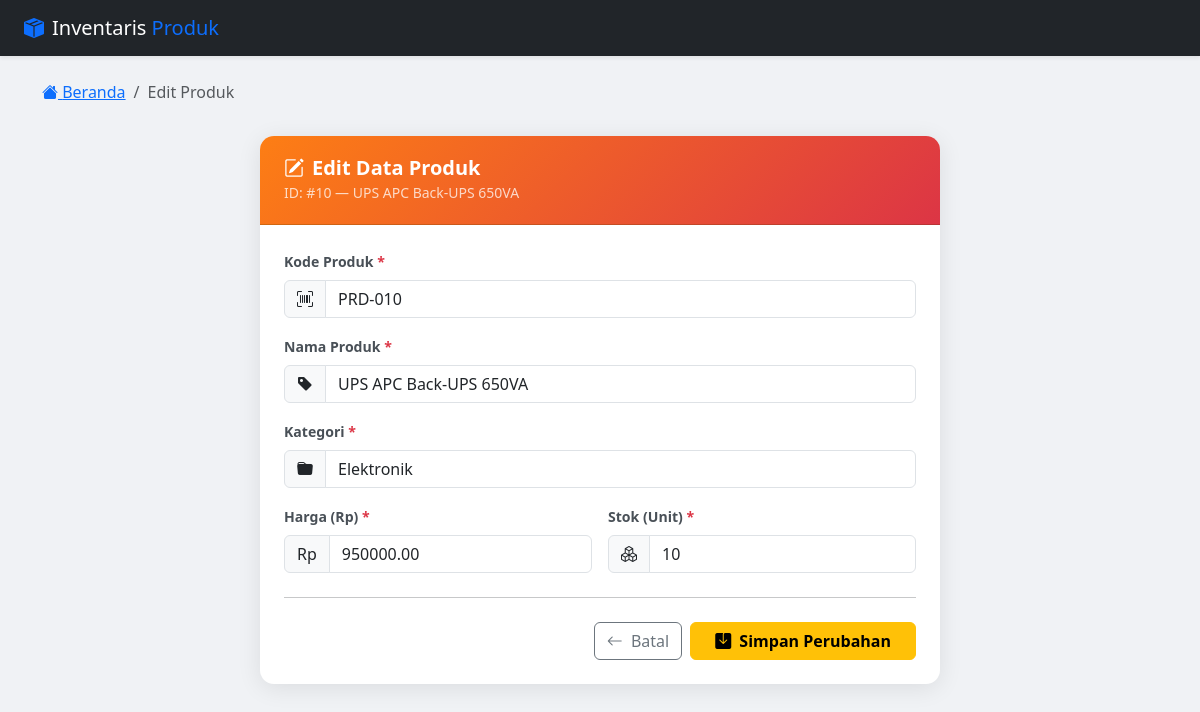
Screenshot of /Study_kasus/Codingan/edit.php?id=10 (signed in) with the database file from the repository.
### tables this page shows
CREATE TABLE produk (
    id          INT(11)         NOT NULL AUTO_INCREMENT,
    kode_produk VARCHAR(20)     NOT NULL UNIQUE,
    nama_produk VARCHAR(100)    NOT NULL,
    kategori    VARCHAR(50)     NOT NULL,
    harga       DECIMAL(15, 2)  NOT NULL DEFAULT 0.00,
    stok        INT(11)         NOT NULL DEFAULT 0,
    created_at  TIMESTAMP       NOT NULL DEFAULT CURRENT_TIMESTAMP,
    updated_at  TIMESTAMP       NOT NULL DEFAULT CURRENT_TIMESTAMP ON UPDATE CURRENT_TIMESTAMP,
    PRIMARY KEY (id)
);

### Study_kasus/Codingan/edit.php (the view, shortened to what this page needs)
<?php
require_once 'koneksi.php';
$id = filter_input(INPUT_GET, 'id', FILTER_VALIDATE_INT);
$errors  = [];
$produk  = null;
if ($produk === null) {
    $stmtGet = $koneksi->prepare("SELECT * FROM produk WHERE id = ? LIMIT 1");
    $stmtGet->bind_param('i', $id);
    $stmtGet->execute();
    $result = $stmtGet->get_result();
    $produk = $result->fetch_assoc();
}
?>
<!DOCTYPE html>
<html lang="id">
<head>
    <link href="https://cdn.jsdelivr.net/npm/bootstrap@5.3.3/dist/css/bootstrap.min.css" rel="stylesheet">
    <link href="https://cdn.jsdelivr.net/npm/bootstrap-icons@1.11.3/font/bootstrap-icons.min.css" rel="stylesheet">
</head>
<body>
<nav class="navbar navbar-dark bg-dark shadow-sm">
    <div class="container-fluid px-4">
        <a class="navbar-brand d-flex align-items-center gap-2" href="index.php">
            <i class="bi bi-box-seam-fill text-primary fs-5"></i>
            <span>Inventaris <span class="text-primary">Produk</span></span>
        </a>
    </div>
</nav>
<div class="container py-4">
    <nav aria-label="breadcrumb" class="mb-3">
        <ol class="breadcrumb">
            <li class="breadcrumb-item"><a href="index.php"><i class="bi bi-house-fill"></i> Beranda</a></li>
            <li class="breadcrumb-item active">Edit Produk</li>
        </ol>
    </nav>
    <div class="card form-card">
        <div class="card-header text-white">
            <h5 class="mb-0 fw-bold"><i class="bi bi-pencil-square me-2"></i>Edit Data Produk</h5>
            <small class="opacity-75">ID: #<?= (int)$produk['id'] ?> — <?= htmlspecialchars($produk['nama_produk']) ?></small>
        </div>
        <div class="card-body p-4">
            <form action="edit.php?id=<?= (int)$id ?>" method="POST" novalidate>
                <div class="mb-3">
                    <label for="kode_produk" class="form-label">Kode Produk <span class="text-danger">*</span></label>
                    <div class="input-group">
                        <span class="input-group-text"><i class="bi bi-upc-scan"></i></span>
                        <input type="text" id="kode_produk" name="kode_produk"
                            class="form-control <?= isset($errors['kode_produk']) ? 'is-invalid' : '' ?>"
                            value="<?= htmlspecialchars($produk['kode_produk']) ?>"
                            maxlength="20" required>
                    </div>
                </div>
                <div class="mb-3">
                    <label for="nama_produk" class="form-label">Nama Produk <span class="text-danger">*</span></label>
                    <div class="input-group">
                        <span class="input-group-text"><i class="bi bi-tag-fill"></i></span>
                        <input type="text" id="nama_produk" name="nama_produk"
                            class="form-control <?= isset($errors['nama_produk']) ? 'is-invalid' : '' ?>"
                            value="<?= htmlspecialchars($produk['nama_produk']) ?>"
                            maxlength="100" required>
                    </div>
                </div>
                <div class="mb-3">
                    <label for="kategori" class="form-label">Kategori <span class="text-danger">*</span></label>
                    <div class="input-group">
                        <span class="input-group-text"><i class="bi bi-folder-fill"></i></span>
                        <input type="text" id="kategori" name="kategori"
                            class="form-control <?= isset($errors['kategori']) ? 'is-invalid' : '' ?>"
                            value="<?= htmlspecialchars($produk['kategori']) ?>"
                            list="kategoriSuggestions" maxlength="50" required>
                    </div>
                </div>
                <div class="row g-3 mb-3">
                    <div class="col-md-6">
                        <label for="harga" class="form-label">Harga (Rp) <span class="text-danger">*</span></label>
                        <div class="input-group">
                            <span class="input-group-text">Rp</span>
                            <input type="number" id="harga" name="harga"
                                class="form-control <?= isset($errors['harga']) ? 'is-invalid' : '' ?>"
                                value="<?= htmlspecialchars($produk['harga']) ?>"
                                min="0" step="100" required>
                        </div>
                    </div>
                    <div class="col-md-6">
                        <label for="stok" class="form-label">Stok (Unit) <span class="text-danger">*</span></label>
                        <div class="input-group">
                            <span class="input-group-text"><i class="bi bi-boxes"></i></span>
                            <input type="number" id="stok" name="stok"
                                class="form-control <?= isset($errors['stok']) ? 'is-invalid' : '' ?>"
                                value="<?= htmlspecialchars($produk['stok']) ?>"
                                min="0" required>
                        </div>
                    </div>
                </div>
                <hr class="my-4">
                <div class="d-flex justify-content-end gap-2">
                    <a href="index.php" class="btn btn-outline-secondary">
                        <i class="bi bi-arrow-left me-1"></i> Batal
                    </a>
                    <button type="submit" class="btn btn-warning px-4 fw-semibold">
                        <i class="bi bi-save-fill me-1"></i> Simpan Perubahan
                    </button>
                </div>
            </form>
        </div>
    </div>
</div>
</body>
</html>

### Study_kasus/Codingan/edit.php (style rules this page uses)
body { background-color: #f0f2f5; font-family: 'Segoe UI', sans-serif; }
.form-card { max-width: 680px; margin: 2rem auto; border: none; border-radius: 14px; box-shadow: 0 4px 24px rgba(0,0,0,0.09); }
.form-card .card-header { background: linear-gradient(135deg, #fd7e14 0%, #dc3545 100%); border-radius: 14px 14px 0 0; padding: 1.25rem 1.5rem; }
.form-label { font-weight: 600; font-size: 0.88rem; color: #495057; }
.input-group-text { background-color: #f8f9fa; }

### rows the page displays
produk: id "10", nama_produk "UPS APC Back-UPS 650VA", kode_produk "PRD-010", kategori "Elektronik", harga "950000.00", stok "10"
